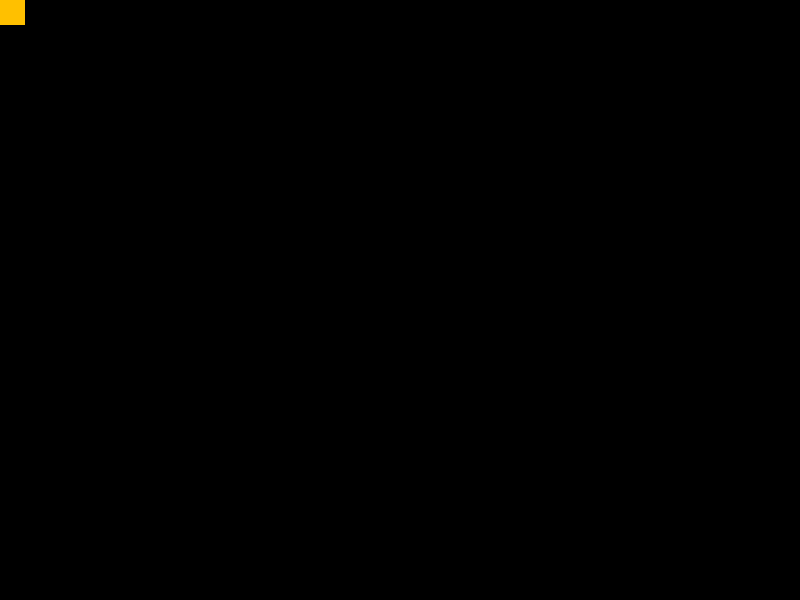
Frame 1 (no input)
Frame 60 (no input): identical to frame 1, image omitted
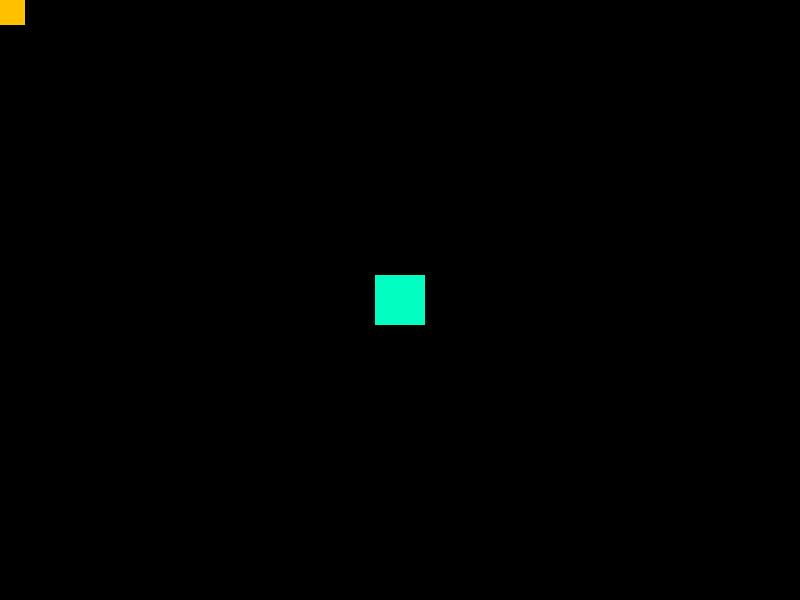
Frame 120 (the mouse pressed at the canvas centre since frame 60)

The p5.js sketch that drew these frames (run headless with seeded random() and noise() and a simulated clock; from frame 60 on, the mouse is pressed at the canvas centre):

// p5.js sketch
// ── sketch.js

var colors = []; // new Array
colors[0] = [255, 192, 0];
colors[1] = [192, 64, 200];
colors[2] = [0, 255, 192];
colors[3] = [192, 64, 64];
colors[4] = [0, 0, 255];

var osc;


function setup()
{
  createCanvas(800, 600);
  background(0);
  noStroke();
  rectMode(CENTER);

  
}

function draw()
{
  var w = floor(map(mouseX, 0, width, 0, 5));
  console.log(w);
  fill(colors[w]);  
  rect(mouseX, mouseY, 50, 50);

}

function keyPressed()
{
    background(0);

}
